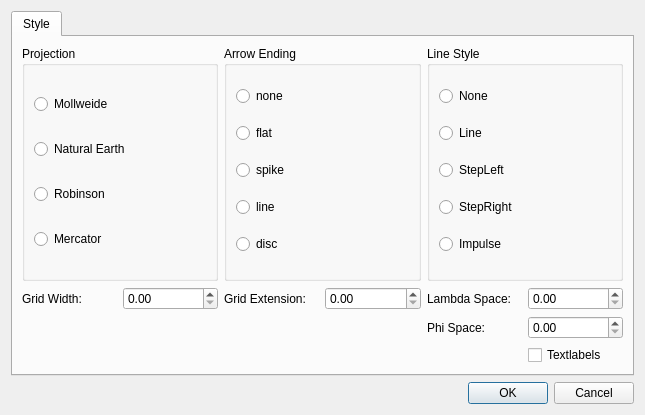
<?xml version="1.0" encoding="UTF-8"?>
<ui version="4.0">
 <class>Projection</class>
 <widget class="QDialog" name="Projection">
  <property name="geometry">
   <rect>
    <x>0</x>
    <y>0</y>
    <width>645</width>
    <height>415</height>
   </rect>
  </property>
  <property name="windowTitle">
   <string>Dialog</string>
  </property>
  <layout class="QGridLayout" name="gridLayout_5">
   <item row="2" column="0">
    <widget class="QDialogButtonBox" name="buttonBox">
     <property name="orientation">
      <enum>Qt::Horizontal</enum>
     </property>
     <property name="standardButtons">
      <set>QDialogButtonBox::Cancel|QDialogButtonBox::Ok</set>
     </property>
    </widget>
   </item>
   <item row="0" column="0">
    <widget class="QTabWidget" name="tabWidget">
     <property name="currentIndex">
      <number>0</number>
     </property>
     <widget class="QWidget" name="symbolTab">
      <attribute name="title">
       <string>Style</string>
      </attribute>
      <layout class="QGridLayout" name="gridLayout_3">
       <item row="0" column="0">
        <widget class="QGroupBox" name="groupBox">
         <property name="title">
          <string>Projection</string>
         </property>
         <layout class="QGridLayout" name="gridLayout_2">
          <item row="0" column="0">
           <widget class="QRadioButton" name="mollweide">
            <property name="text">
             <string>Mollweide</string>
            </property>
           </widget>
          </item>
          <item row="1" column="0">
           <widget class="QRadioButton" name="naturalearth">
            <property name="text">
             <string>Natural Earth</string>
            </property>
           </widget>
          </item>
          <item row="2" column="0">
           <widget class="QRadioButton" name="robinson">
            <property name="text">
             <string>Robinson</string>
            </property>
            <property name="checkable">
             <bool>false</bool>
            </property>
           </widget>
          </item>
          <item row="3" column="0">
           <widget class="QRadioButton" name="mercator">
            <property name="text">
             <string>Mercator</string>
            </property>
            <property name="checkable">
             <bool>false</bool>
            </property>
           </widget>
          </item>
         </layout>
        </widget>
       </item>
       <item row="0" column="1">
        <widget class="QGroupBox" name="groupBox_2">
         <property name="title">
          <string>Arrow Ending</string>
         </property>
         <layout class="QGridLayout" name="gridLayout_4">
          <item row="3" column="0">
           <widget class="QRadioButton" name="qrb_line">
            <property name="text">
             <string>line</string>
            </property>
            <property name="checkable">
             <bool>true</bool>
            </property>
           </widget>
          </item>
          <item row="4" column="0">
           <widget class="QRadioButton" name="qrb_disc">
            <property name="text">
             <string>disc</string>
            </property>
            <property name="checkable">
             <bool>true</bool>
            </property>
           </widget>
          </item>
          <item row="1" column="0">
           <widget class="QRadioButton" name="qrb_flat">
            <property name="text">
             <string>flat</string>
            </property>
            <property name="checkable">
             <bool>true</bool>
            </property>
           </widget>
          </item>
          <item row="2" column="0">
           <widget class="QRadioButton" name="qrb_spike">
            <property name="text">
             <string>spike</string>
            </property>
            <property name="checkable">
             <bool>true</bool>
            </property>
           </widget>
          </item>
          <item row="0" column="0">
           <widget class="QRadioButton" name="qrb_none">
            <property name="text">
             <string>none</string>
            </property>
            <property name="checkable">
             <bool>true</bool>
            </property>
           </widget>
          </item>
         </layout>
        </widget>
       </item>
       <item row="0" column="2">
        <widget class="QGroupBox" name="groupBox_3">
         <property name="title">
          <string>Line Style</string>
         </property>
         <layout class="QGridLayout" name="gridLayout_6">
          <item row="3" column="0">
           <widget class="QRadioButton" name="stepright">
            <property name="text">
             <string>StepRight</string>
            </property>
            <property name="checkable">
             <bool>false</bool>
            </property>
           </widget>
          </item>
          <item row="4" column="0">
           <widget class="QRadioButton" name="impulse">
            <property name="text">
             <string>Impulse</string>
            </property>
            <property name="checkable">
             <bool>false</bool>
            </property>
           </widget>
          </item>
          <item row="1" column="0">
           <widget class="QRadioButton" name="line">
            <property name="text">
             <string>Line</string>
            </property>
            <property name="checkable">
             <bool>false</bool>
            </property>
           </widget>
          </item>
          <item row="2" column="0">
           <widget class="QRadioButton" name="stepleft">
            <property name="text">
             <string>StepLeft</string>
            </property>
            <property name="checkable">
             <bool>false</bool>
            </property>
           </widget>
          </item>
          <item row="0" column="0">
           <widget class="QRadioButton" name="none">
            <property name="text">
             <string>None</string>
            </property>
            <property name="checkable">
             <bool>false</bool>
            </property>
           </widget>
          </item>
         </layout>
        </widget>
       </item>
       <item row="1" column="0" colspan="3">
        <layout class="QGridLayout" name="gridLayout">
         <item row="0" column="0">
          <widget class="QLabel" name="label">
           <property name="text">
            <string>Grid Width:</string>
           </property>
          </widget>
         </item>
         <item row="0" column="1">
          <widget class="QDoubleSpinBox" name="gridwidth">
           <property name="prefix">
            <string/>
           </property>
          </widget>
         </item>
         <item row="0" column="2">
          <widget class="QLabel" name="label_3">
           <property name="text">
            <string>Grid Extension:</string>
           </property>
          </widget>
         </item>
         <item row="0" column="3">
          <widget class="QDoubleSpinBox" name="gridextension">
           <property name="prefix">
            <string/>
           </property>
          </widget>
         </item>
         <item row="0" column="4">
          <widget class="QLabel" name="label_2">
           <property name="text">
            <string>Lambda Space:</string>
           </property>
          </widget>
         </item>
         <item row="0" column="5">
          <widget class="QDoubleSpinBox" name="lamspace">
           <property name="prefix">
            <string/>
           </property>
          </widget>
         </item>
         <item row="1" column="4">
          <widget class="QLabel" name="label_4">
           <property name="text">
            <string>Phi Space:</string>
           </property>
          </widget>
         </item>
         <item row="1" column="5">
          <widget class="QDoubleSpinBox" name="phispace"/>
         </item>
         <item row="2" column="5">
          <widget class="QCheckBox" name="textlabels">
           <property name="text">
            <string>Textlabels</string>
           </property>
          </widget>
         </item>
        </layout>
       </item>
      </layout>
     </widget>
    </widget>
   </item>
  </layout>
 </widget>
 <resources/>
 <connections>
  <connection>
   <sender>buttonBox</sender>
   <signal>accepted()</signal>
   <receiver>Projection</receiver>
   <slot>accept()</slot>
   <hints>
    <hint type="sourcelabel">
     <x>248</x>
     <y>254</y>
    </hint>
    <hint type="destinationlabel">
     <x>157</x>
     <y>274</y>
    </hint>
   </hints>
  </connection>
  <connection>
   <sender>buttonBox</sender>
   <signal>rejected()</signal>
   <receiver>Projection</receiver>
   <slot>reject()</slot>
   <hints>
    <hint type="sourcelabel">
     <x>316</x>
     <y>260</y>
    </hint>
    <hint type="destinationlabel">
     <x>286</x>
     <y>274</y>
    </hint>
   </hints>
  </connection>
 </connections>
</ui>
